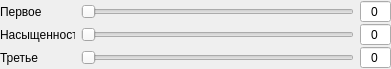
<?xml version="1.0" encoding="UTF-8"?>
<ui version="4.0">
 <class>ColorSelector</class>
 <widget class="QWidget" name="ColorSelector">
  <property name="geometry">
   <rect>
    <x>0</x>
    <y>0</y>
    <width>391</width>
    <height>69</height>
   </rect>
  </property>
  <property name="sizePolicy">
   <sizepolicy hsizetype="Fixed" vsizetype="Fixed">
    <horstretch>0</horstretch>
    <verstretch>0</verstretch>
   </sizepolicy>
  </property>
  <property name="minimumSize">
   <size>
    <width>300</width>
    <height>0</height>
   </size>
  </property>
  <property name="maximumSize">
   <size>
    <width>400</width>
    <height>70</height>
   </size>
  </property>
  <property name="windowTitle">
   <string>Form</string>
  </property>
  <layout class="QVBoxLayout" name="verticalLayout">
   <property name="spacing">
    <number>0</number>
   </property>
   <property name="leftMargin">
    <number>0</number>
   </property>
   <property name="topMargin">
    <number>0</number>
   </property>
   <property name="rightMargin">
    <number>0</number>
   </property>
   <property name="bottomMargin">
    <number>0</number>
   </property>
   <item>
    <widget class="QWidget" name="widgetFirst" native="true">
     <property name="sizePolicy">
      <sizepolicy hsizetype="Preferred" vsizetype="Fixed">
       <horstretch>0</horstretch>
       <verstretch>0</verstretch>
      </sizepolicy>
     </property>
     <layout class="QHBoxLayout" name="horizontalLayout">
      <property name="leftMargin">
       <number>0</number>
      </property>
      <property name="topMargin">
       <number>0</number>
      </property>
      <property name="rightMargin">
       <number>0</number>
      </property>
      <property name="bottomMargin">
       <number>0</number>
      </property>
      <item>
       <widget class="QLabel" name="labelFirst">
        <property name="sizePolicy">
         <sizepolicy hsizetype="Fixed" vsizetype="Preferred">
          <horstretch>0</horstretch>
          <verstretch>0</verstretch>
         </sizepolicy>
        </property>
        <property name="minimumSize">
         <size>
          <width>75</width>
          <height>0</height>
         </size>
        </property>
        <property name="maximumSize">
         <size>
          <width>75</width>
          <height>16777215</height>
         </size>
        </property>
        <property name="text">
         <string>Первое</string>
        </property>
        <property name="alignment">
         <set>Qt::AlignLeading|Qt::AlignLeft|Qt::AlignVCenter</set>
        </property>
       </widget>
      </item>
      <item>
       <widget class="QSlider" name="horizontalSliderFirst">
        <property name="maximum">
         <number>255</number>
        </property>
        <property name="orientation">
         <enum>Qt::Horizontal</enum>
        </property>
       </widget>
      </item>
      <item>
       <widget class="QSpinBox" name="spinBoxFirst">
        <property name="alignment">
         <set>Qt::AlignCenter</set>
        </property>
        <property name="buttonSymbols">
         <enum>QAbstractSpinBox::NoButtons</enum>
        </property>
        <property name="maximum">
         <number>255</number>
        </property>
       </widget>
      </item>
     </layout>
    </widget>
   </item>
   <item>
    <widget class="QWidget" name="widgetSecond" native="true">
     <property name="sizePolicy">
      <sizepolicy hsizetype="Preferred" vsizetype="Fixed">
       <horstretch>0</horstretch>
       <verstretch>0</verstretch>
      </sizepolicy>
     </property>
     <layout class="QHBoxLayout" name="horizontalLayout_2">
      <property name="leftMargin">
       <number>0</number>
      </property>
      <property name="topMargin">
       <number>0</number>
      </property>
      <property name="rightMargin">
       <number>0</number>
      </property>
      <property name="bottomMargin">
       <number>0</number>
      </property>
      <item>
       <widget class="QLabel" name="labelSecond">
        <property name="sizePolicy">
         <sizepolicy hsizetype="Fixed" vsizetype="Preferred">
          <horstretch>0</horstretch>
          <verstretch>0</verstretch>
         </sizepolicy>
        </property>
        <property name="minimumSize">
         <size>
          <width>75</width>
          <height>0</height>
         </size>
        </property>
        <property name="maximumSize">
         <size>
          <width>75</width>
          <height>16777215</height>
         </size>
        </property>
        <property name="text">
         <string>Насыщенность</string>
        </property>
        <property name="alignment">
         <set>Qt::AlignLeading|Qt::AlignLeft|Qt::AlignVCenter</set>
        </property>
       </widget>
      </item>
      <item>
       <widget class="QSlider" name="horizontalSliderSecond">
        <property name="maximum">
         <number>255</number>
        </property>
        <property name="orientation">
         <enum>Qt::Horizontal</enum>
        </property>
       </widget>
      </item>
      <item>
       <widget class="QSpinBox" name="spinBoxSecond">
        <property name="alignment">
         <set>Qt::AlignCenter</set>
        </property>
        <property name="buttonSymbols">
         <enum>QAbstractSpinBox::NoButtons</enum>
        </property>
        <property name="maximum">
         <number>255</number>
        </property>
       </widget>
      </item>
     </layout>
    </widget>
   </item>
   <item>
    <widget class="QWidget" name="widgetThird" native="true">
     <property name="sizePolicy">
      <sizepolicy hsizetype="Preferred" vsizetype="Fixed">
       <horstretch>0</horstretch>
       <verstretch>0</verstretch>
      </sizepolicy>
     </property>
     <layout class="QHBoxLayout" name="horizontalLayout_3">
      <property name="leftMargin">
       <number>0</number>
      </property>
      <property name="topMargin">
       <number>0</number>
      </property>
      <property name="rightMargin">
       <number>0</number>
      </property>
      <property name="bottomMargin">
       <number>0</number>
      </property>
      <item>
       <widget class="QLabel" name="labelThird">
        <property name="sizePolicy">
         <sizepolicy hsizetype="Fixed" vsizetype="Preferred">
          <horstretch>0</horstretch>
          <verstretch>0</verstretch>
         </sizepolicy>
        </property>
        <property name="minimumSize">
         <size>
          <width>75</width>
          <height>0</height>
         </size>
        </property>
        <property name="maximumSize">
         <size>
          <width>75</width>
          <height>16777215</height>
         </size>
        </property>
        <property name="text">
         <string>Третье</string>
        </property>
        <property name="alignment">
         <set>Qt::AlignLeading|Qt::AlignLeft|Qt::AlignVCenter</set>
        </property>
       </widget>
      </item>
      <item>
       <widget class="QSlider" name="horizontalSliderThird">
        <property name="maximum">
         <number>255</number>
        </property>
        <property name="orientation">
         <enum>Qt::Horizontal</enum>
        </property>
       </widget>
      </item>
      <item>
       <widget class="QSpinBox" name="spinBoxThird">
        <property name="alignment">
         <set>Qt::AlignCenter</set>
        </property>
        <property name="buttonSymbols">
         <enum>QAbstractSpinBox::NoButtons</enum>
        </property>
        <property name="maximum">
         <number>255</number>
        </property>
       </widget>
      </item>
     </layout>
    </widget>
   </item>
  </layout>
 </widget>
 <resources/>
 <connections>
  <connection>
   <sender>horizontalSliderFirst</sender>
   <signal>valueChanged(int)</signal>
   <receiver>spinBoxFirst</receiver>
   <slot>setValue(int)</slot>
   <hints>
    <hint type="sourcelabel">
     <x>744</x>
     <y>75</y>
    </hint>
    <hint type="destinationlabel">
     <x>885</x>
     <y>78</y>
    </hint>
   </hints>
  </connection>
  <connection>
   <sender>spinBoxFirst</sender>
   <signal>valueChanged(int)</signal>
   <receiver>horizontalSliderFirst</receiver>
   <slot>setValue(int)</slot>
   <hints>
    <hint type="sourcelabel">
     <x>879</x>
     <y>63</y>
    </hint>
    <hint type="destinationlabel">
     <x>788</x>
     <y>71</y>
    </hint>
   </hints>
  </connection>
  <connection>
   <sender>horizontalSliderSecond</sender>
   <signal>valueChanged(int)</signal>
   <receiver>spinBoxSecond</receiver>
   <slot>setValue(int)</slot>
   <hints>
    <hint type="sourcelabel">
     <x>806</x>
     <y>219</y>
    </hint>
    <hint type="destinationlabel">
     <x>880</x>
     <y>228</y>
    </hint>
   </hints>
  </connection>
  <connection>
   <sender>spinBoxSecond</sender>
   <signal>valueChanged(int)</signal>
   <receiver>horizontalSliderSecond</receiver>
   <slot>setValue(int)</slot>
   <hints>
    <hint type="sourcelabel">
     <x>876</x>
     <y>213</y>
    </hint>
    <hint type="destinationlabel">
     <x>845</x>
     <y>213</y>
    </hint>
   </hints>
  </connection>
  <connection>
   <sender>horizontalSliderThird</sender>
   <signal>valueChanged(int)</signal>
   <receiver>spinBoxThird</receiver>
   <slot>setValue(int)</slot>
   <hints>
    <hint type="sourcelabel">
     <x>801</x>
     <y>368</y>
    </hint>
    <hint type="destinationlabel">
     <x>890</x>
     <y>365</y>
    </hint>
   </hints>
  </connection>
  <connection>
   <sender>spinBoxThird</sender>
   <signal>valueChanged(int)</signal>
   <receiver>horizontalSliderThird</receiver>
   <slot>setValue(int)</slot>
   <hints>
    <hint type="sourcelabel">
     <x>875</x>
     <y>376</y>
    </hint>
    <hint type="destinationlabel">
     <x>735</x>
     <y>365</y>
    </hint>
   </hints>
  </connection>
 </connections>
</ui>
